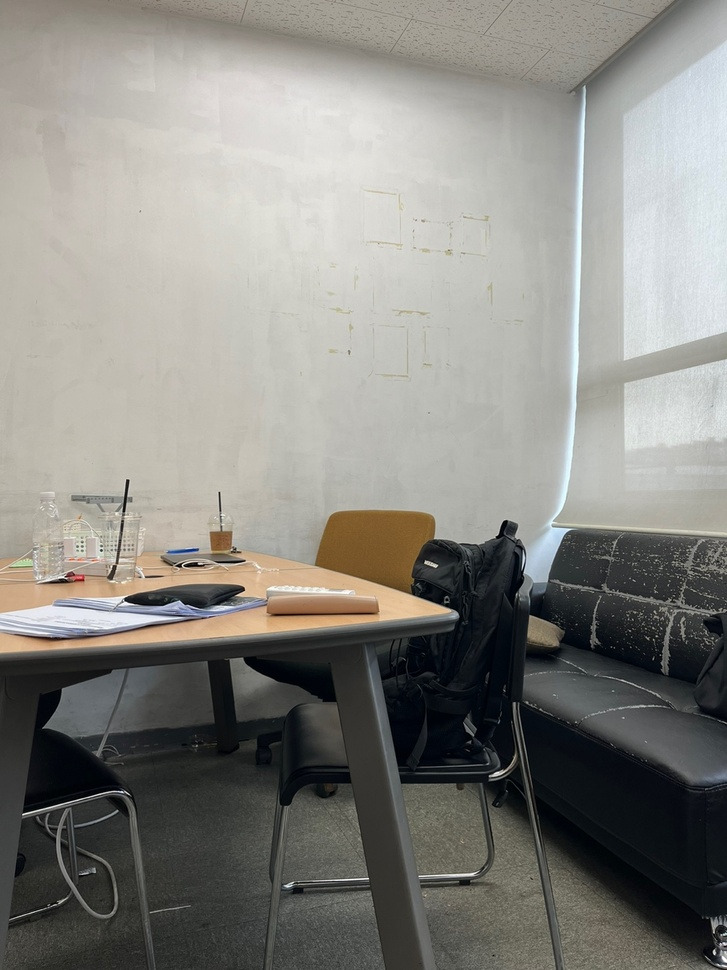
//> input picture ImageStitching/ImageStitching/image/image1.jpeg, 727 x 970 px, shrunk from 1080 x 1440 before the run
$ ./stitching   (built with g++ and OpenCV 4)
//> lines starting //> are read from the running program, lines starting //| are printed output that depends on the picture
#include <opencv2/opencv.hpp>
#include <opencv2/features2d/features2d.hpp>
#include <opencv2/imgproc/imgproc.hpp>
#include <opencv2/highgui/highgui.hpp>
#include <vector>

using namespace cv;
using namespace std;

int main() {
    // 이미지 load
    Mat img1 = imread("image1.jpeg");
//> img1 is the input picture: 970 rows x 727 cols, CV_8UC3; mean B, G, R 128.9, 134.2, 135.4
    Mat img2 = imread("image2.jpeg");
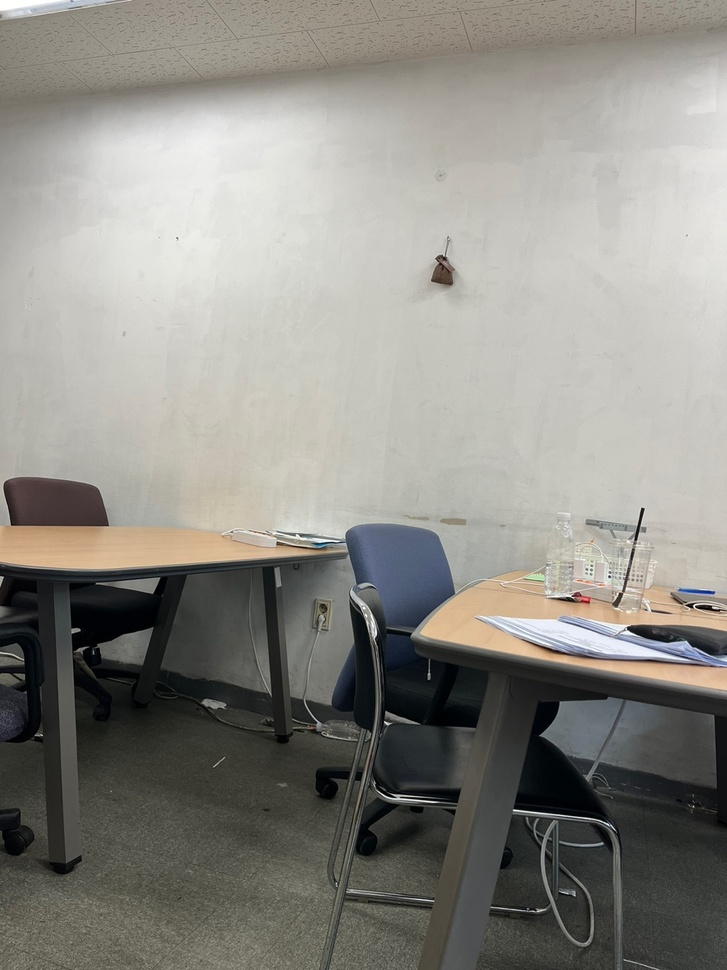
//> input picture ImageStitching/ImageStitching/image/image2.jpeg, 727 x 970 px, shrunk from 1080 x 1440 before the run
//> img2 is the input picture: 970 rows x 727 cols, CV_8UC3; mean B, G, R 132.9, 139.2, 140.8

    Mat grayimg1, grayimg2;
    cvtColor(img1, grayimg1, COLOR_RGB2GRAY);
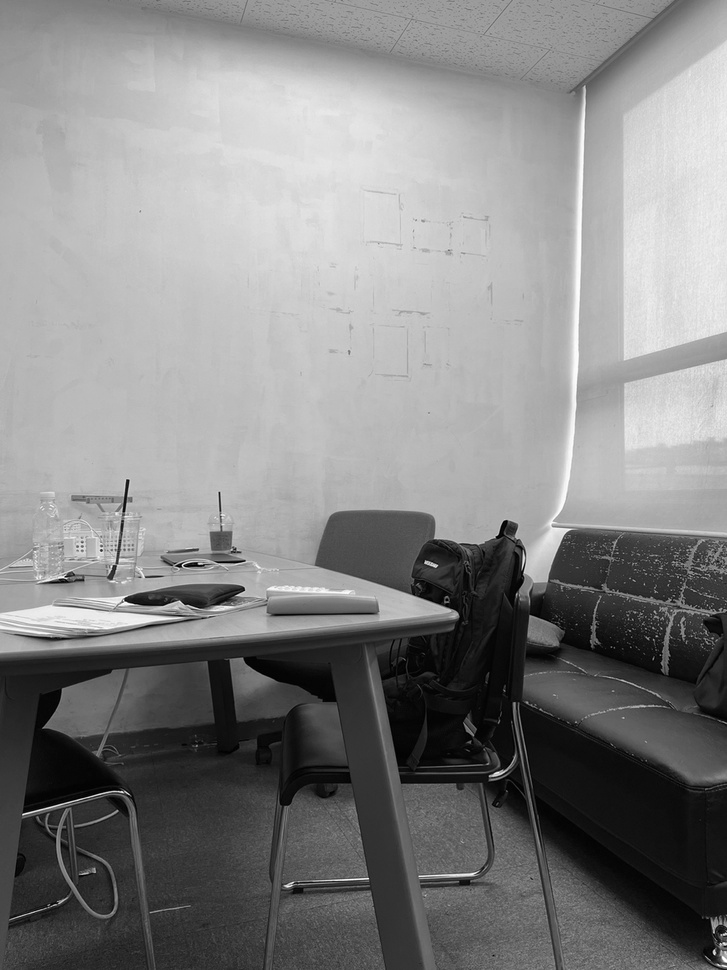
//> grayimg1: 970 rows x 727 cols, CV_8UC1; min 0, max 255, mean 132.7
    cvtColor(img2, grayimg2, COLOR_RGB2GRAY);
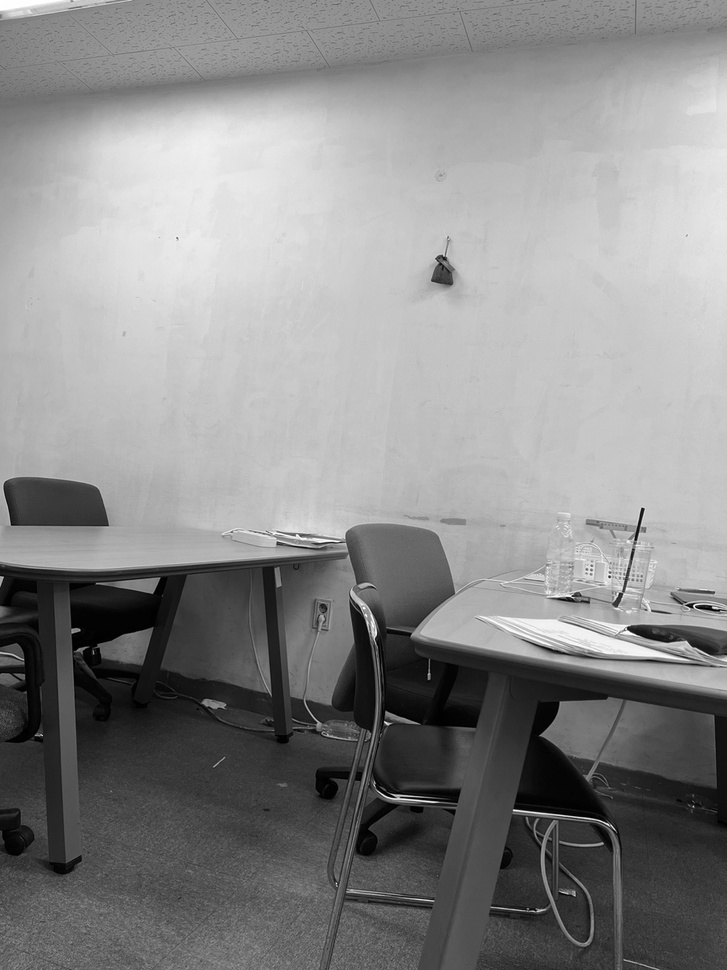
//> grayimg2: 970 rows x 727 cols, CV_8UC1; min 0, max 255, mean 137.5


    // Key point 변수 생성 및 FAST 기반 특징점 추출
    vector<KeyPoint> keypoints1, keypoints2;
    FAST(grayimg1, keypoints1, 70, true);
//> keypoints1 = 211 keypoints; strongest (x, y, size): (713, 951, 7), (23, 814, 7), (714, 954, 7), (128, 480, 7)
    FAST(grayimg2, keypoints2, 70, true);
//> keypoints2 = 132 keypoints; strongest (x, y, size): (385, 722, 7), (514, 810, 7), (642, 508, 7), (609, 576, 7)

    // ORB 활용 Descriptor 추출
    Ptr<ORB> orb = ORB::create();
    Mat descriptors1, descriptors2;
    orb->compute(grayimg1, keypoints1, descriptors1);
//> keypoints1 = 183 keypoints; strongest (x, y, size): (128, 480, 7), (219, 493, 7), (425, 562, 7), (243, 588, 7)
    orb->compute(grayimg2, keypoints2, descriptors2);
//> keypoints2 = 120 keypoints; strongest (x, y, size): (385, 722, 7), (514, 810, 7), (642, 508, 7), (609, 576, 7)

    // BFMatcher 활용 특징점 매칭
    BFMatcher matcher(NORM_HAMMING);
    vector<DMatch> matches;
    matcher.match(descriptors1, descriptors2, matches);
//> matches = 183 matches

    // [7 lines of commented-out code are left out]
    vector<Point2f> pts1, pts2;
    for (size_t i = 0; i < matches.size(); i++) {
        pts1.push_back(keypoints1[matches[i].queryIdx].pt);
        pts2.push_back(keypoints2[matches[i].trainIdx].pt);
    }
//> after the loop, pts1 = 183 Points (x, y), first 12: [584, 87], [349, 352], [128, 480], [219, 493], [128, 495], [131, 498], [131, 501], [220, 509], [124, 510], [122, 520], [506, 520], [503, 521]; pts2 = 183 Points (x, y), first 12: [432, 280], [448, 237], [642, 508], [337, 541], [574, 595], [645, 529], [644, 531], [644, 531], [635, 538], [633, 549], [231, 532], [231, 532]

    // Homography 활용 transform 계산 및 RANSAC 활용 Outlier 제거
    Mat H = findHomography(pts2, pts1, RANSAC);
//> H = [[2.86, 0.26, -1626.1], [0.901, 2.79, -710.3], [0.00238, 0.000314, 1]]

    // image 합성
    Mat result;
    warpPerspective(img2, result, H, Size(img2.cols * 2, img2.rows));
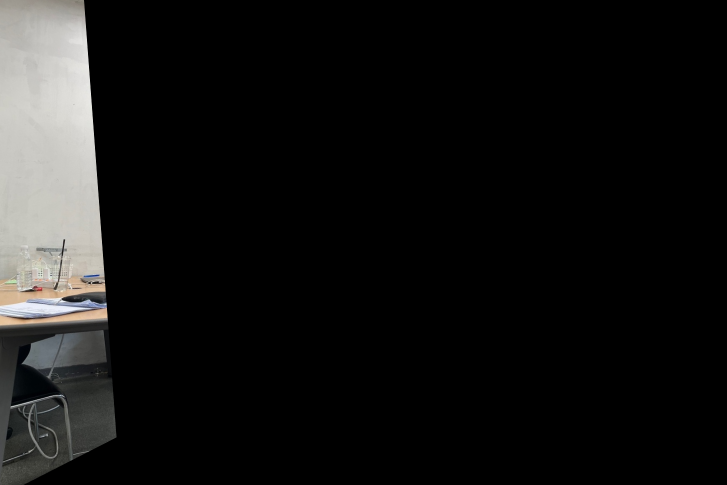
//> result: 970 rows x 1454 cols, CV_8UC3 (shown at 1/2 size); mean B, G, R 18.9, 19.5, 19.7
    Mat half(result, Rect(0, 0, img1.cols, img1.rows));
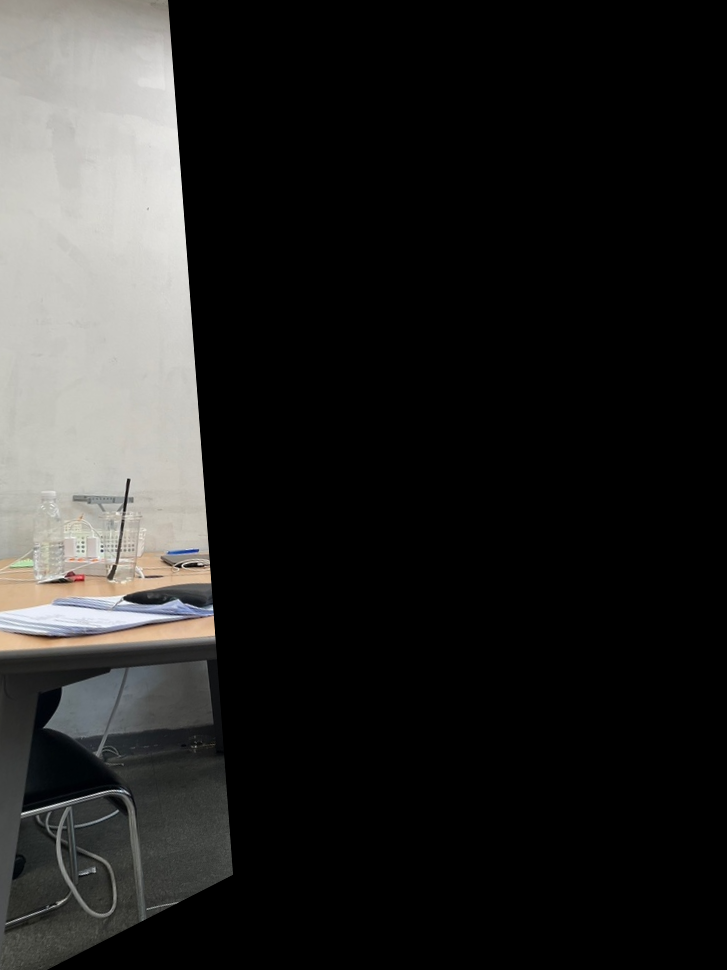
//> half: 970 rows x 727 cols, CV_8UC3; mean B, G, R 37.7, 39, 39.3
    img1.copyTo(half);
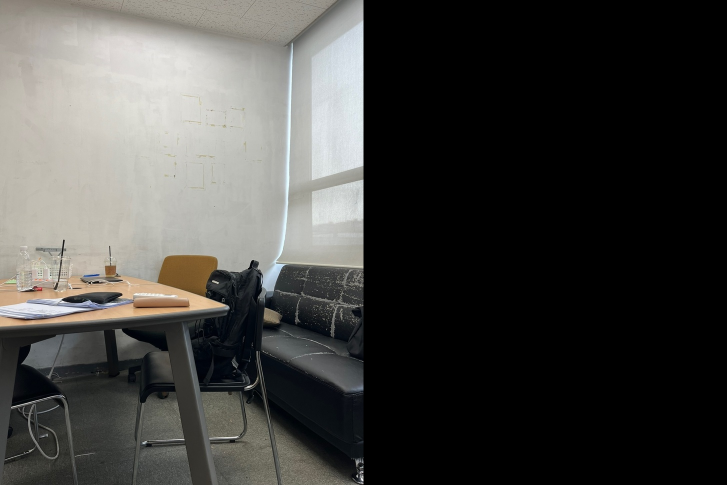
//> result: 970 rows x 1454 cols, CV_8UC3 (shown at 1/2 size); mean B, G, R 64.4, 67.1, 67.7

    // 결과 출력
    imshow("Result", result);
    waitKey(0);

    return 0;
}
